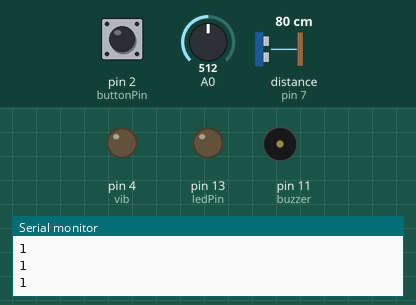
A sketch run on a simulated Arduino Uno, built with avr-gcc and run on an emulated ATmega328P. Shown: output pins drawn as LEDs (lit = HIGH), buzzer (waves = sounding, pin HIGH), the last lines printed to the serial monitor. Wiring (inferred from the names in the program): ultrasonic range finder: trigger pin 8; echo pin 7. The test bench sets the inputs (shaded band); at power-on: pin 2 (buttonPin) HIGH, distance to the obstacle (sensor on pin 7) 80 cm, A0 = 512. The echo pulse lasts 58.3 µs per cm; pins used as bus, display or sensor lines are not drawn.

Above: at 1.2 s.
1.3 s: pin 2 (buttonPin) pulled LOW for 0.15 s
At 1.7 s:
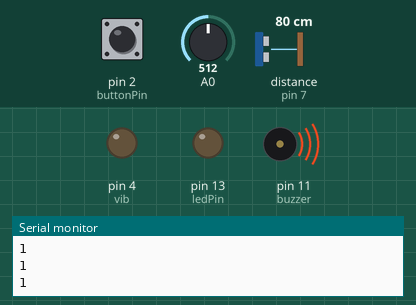
3.3 s: distance to the obstacle (sensor on pin 7) set to 33 cm
4.8 s: distance to the obstacle (sensor on pin 7) set to 30 cm
At 6.0 s:
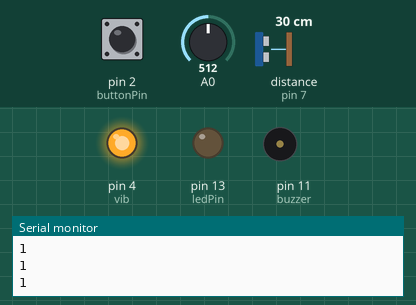
6.3 s: A0 set to 586
7.8 s: A0 set to 613
At 9.0 s:
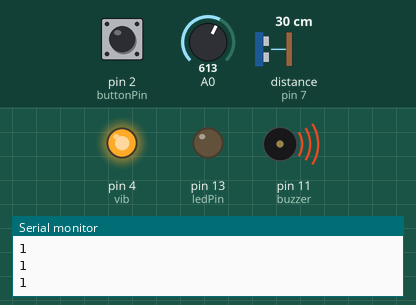
9.3 s: pin 2 (buttonPin) pulled LOW for 1 s
At 10.2 s:
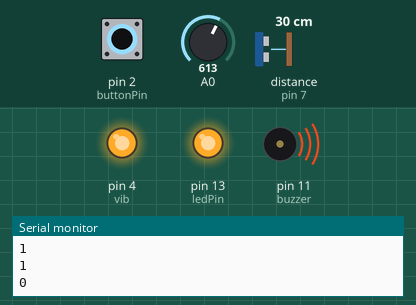
Timing chart, 0 to 12.3 s (numbered marks = the images above; inputs shaded):
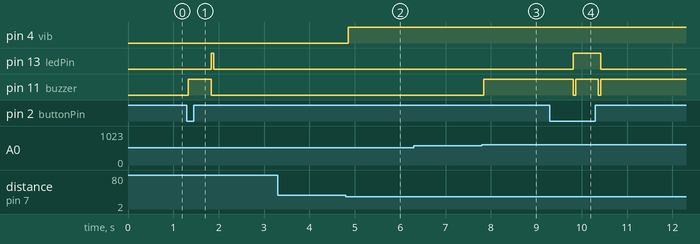

The sketch:

smartcane.ino
```cpp
#define echoPin 7 // Echo Pin for uv
#define trigPin 8 // Trigger Pin for uv
#define buzzer 11 //buzzer
#define vib 4
const int buttonPin = 2;     // the number of the pushbutton pin
const int ledPin =  13;      // the number of the LED pin

// variables will change:
int buttonState = 0;         // variable for reading the pushbutton status
int maximumRange = 200; // Maximum range needed
int minimumRange = 30; // Minimum range needed
long duration, distance; // Duration used to calculate distance

void setup() {
  Serial.begin (9600);
  // initialize the LED pin as an output:
  pinMode(ledPin, OUTPUT);
  //pinMode (lightpin,OUTPUT);
  // initialize the pushbutton pin as an input:
  pinMode(buttonPin, INPUT);
    pinMode(trigPin, OUTPUT);
  pinMode(echoPin, INPUT);
   // initialize digital pin 13 as an output.
  pinMode(buzzer, OUTPUT);
  pinMode( vib , OUTPUT);  // Must be a PWM pin
}

void loop(){
  // read the state of the pushbutton value:
  buttonState = digitalRead(buttonPin);
  //int tilt = digitalRead(buttonPin);
  int sensorvalue=analogRead(A0);
  //Serial.println(sensorvalue);
  if(sensorvalue<600){
  digitalWrite(buzzer,LOW);
  }
  else{
   digitalWrite(buzzer,HIGH);
  }

  if(buttonState==0){
  digitalWrite(buzzer,HIGH);
  delay(500);
  digitalWrite(buzzer,LOW);
  //digitalWrite(buzzer,HIGH);
  //igitalWrite(buzzer,HIGH);
  //digitalWrite(buzzer,HIGH);
  }

  // check if the pushbutton is pressed.
  // if it is, the buttonState is HIGH:
  if (buttonState == HIGH) {
    // turn LED on:
    digitalWrite(ledPin, LOW);
  }
  else {
    // turn LED off:
    digitalWrite(ledPin, HIGH);
  }

 digitalWrite(trigPin, LOW);
 delayMicroseconds(2);

 digitalWrite(trigPin, HIGH);
 delayMicroseconds(10);

 digitalWrite(trigPin, LOW);
 duration = pulseIn(echoPin, HIGH);


 distance = duration/58.2;  //distance (in cm)
 //Serial.println(distance);
 Serial.println(buttonState);
 if (distance <= minimumRange){
 //Serial.println("-1");
 digitalWrite(vib, HIGH);
 }
 else {

 digitalWrite(vib, LOW);
 }

 delay(50);

}
```

Measured:
- the behaviour switches between 32 and 31 cm on distance to the obstacle (sensor on pin 7) (found by bisection; images 1 and 2)
- the behaviour switches between 599 and 600 on A0 (found by bisection; images 2 and 3)
- after the input at 1.3 s, pin 13 (ledPin): LOW → HIGH after 0.53 s, → LOW 0.06 s later; pin 11 (buzzer): LOW → HIGH at once, → LOW 0.50 s later
- after the input at 4.8 s, pin 4 (vib): LOW → HIGH after 0.05 s
- after the input at 7.8 s, pin 11 (buzzer): LOW → HIGH at once
- after the input at 9.3 s, pin 13 (ledPin): LOW → HIGH after 0.51 s, → LOW 0.60 s later; pin 11 (buzzer): alternates HIGH for 0.50 s and LOW for 0.05 s, 4 changes in all, then stays HIGH, starting after 0.51 s
